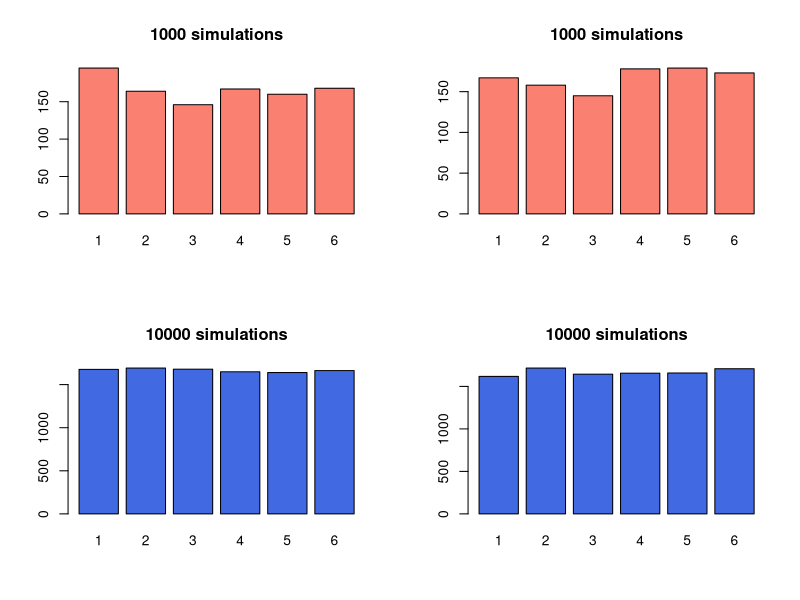

Write R code to recreate this figure.
## ---- chunk 1
#| code-fold: true
#| code-summary: "Show code"

# fair die example
par(mfrow=c(2,2))
plot(as.factor(sample(x = 1:6, size = 1000, replace = TRUE)), main = '1000 simulations', col = 'salmon')
plot(as.factor(sample(x = 1:6, size = 1000, replace = TRUE)), main = '1000 simulations', col = 'salmon')
plot(as.factor(sample(x = 1:6, size = 10000, replace = TRUE)), main = '10000 simulations', col = 'royalblue')
plot(as.factor(sample(x = 1:6, size = 10000, replace = TRUE)), main = '10000 simulations', col = 'royalblue')
